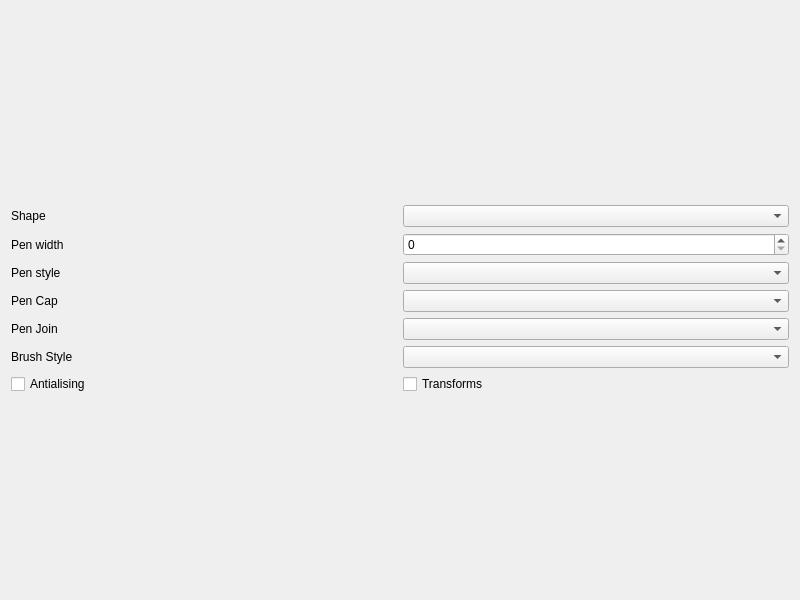
<?xml version="1.0" encoding="UTF-8"?>
<ui version="4.0">
 <class>Widget</class>
 <widget class="QWidget" name="Widget">
  <property name="geometry">
   <rect>
    <x>0</x>
    <y>0</y>
    <width>800</width>
    <height>600</height>
   </rect>
  </property>
  <property name="windowTitle">
   <string>Widget</string>
  </property>
  <layout class="QVBoxLayout" name="verticalLayout_2">
   <item>
    <layout class="QVBoxLayout" name="canvasLayout"/>
   </item>
   <item>
    <layout class="QVBoxLayout" name="verticalLayout">
     <item>
      <layout class="QHBoxLayout" name="horizontalLayout">
       <item>
        <widget class="QLabel" name="label">
         <property name="text">
          <string>Shape</string>
         </property>
        </widget>
       </item>
       <item>
        <widget class="QComboBox" name="shapeCombo"/>
       </item>
      </layout>
     </item>
     <item>
      <layout class="QHBoxLayout" name="horizontalLayout_2">
       <item>
        <widget class="QLabel" name="label_2">
         <property name="text">
          <string>Pen width</string>
         </property>
        </widget>
       </item>
       <item>
        <widget class="QSpinBox" name="penWidthSpinBox"/>
       </item>
      </layout>
     </item>
     <item>
      <layout class="QHBoxLayout" name="horizontalLayout_3">
       <item>
        <widget class="QLabel" name="label_3">
         <property name="text">
          <string>Pen style</string>
         </property>
        </widget>
       </item>
       <item>
        <widget class="QComboBox" name="penStyleCombo"/>
       </item>
      </layout>
     </item>
     <item>
      <layout class="QHBoxLayout" name="horizontalLayout_4">
       <item>
        <widget class="QLabel" name="label_4">
         <property name="text">
          <string>Pen Cap</string>
         </property>
        </widget>
       </item>
       <item>
        <widget class="QComboBox" name="penCapCombo"/>
       </item>
      </layout>
     </item>
     <item>
      <layout class="QHBoxLayout" name="horizontalLayout_5">
       <item>
        <widget class="QLabel" name="label_5">
         <property name="text">
          <string>Pen Join</string>
         </property>
        </widget>
       </item>
       <item>
        <widget class="QComboBox" name="penJoinCombo"/>
       </item>
      </layout>
     </item>
     <item>
      <layout class="QHBoxLayout" name="horizontalLayout_6">
       <item>
        <widget class="QLabel" name="label_6">
         <property name="text">
          <string>Brush Style</string>
         </property>
        </widget>
       </item>
       <item>
        <widget class="QComboBox" name="brushStyleCombo"/>
       </item>
      </layout>
     </item>
     <item>
      <layout class="QHBoxLayout" name="horizontalLayout_7">
       <item>
        <widget class="QCheckBox" name="antialiasingCheckBox">
         <property name="text">
          <string>Antialising</string>
         </property>
        </widget>
       </item>
       <item>
        <widget class="QCheckBox" name="transformsCheckBox">
         <property name="text">
          <string>Transforms</string>
         </property>
        </widget>
       </item>
      </layout>
     </item>
    </layout>
   </item>
  </layout>
 </widget>
 <resources/>
 <connections/>
</ui>
